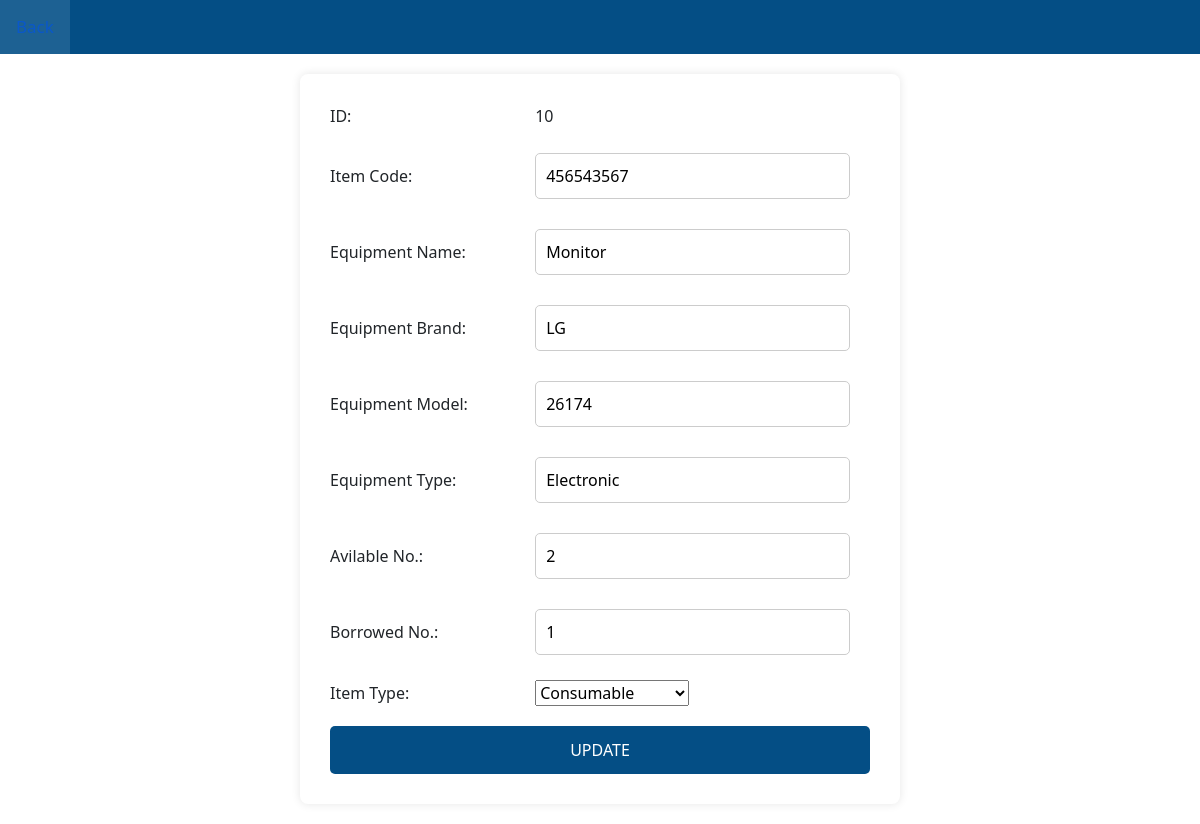
/edit.php?id=10, run on the app's committed database.
### tables this page shows
CREATE TABLE `inventory` (
  `id` int(11) NOT NULL,
  `item_code` char(100) NOT NULL,
  `equipment_name` char(100) NOT NULL,
  `equipment_brand` char(100) NOT NULL,
  `equipment_model` char(100) NOT NULL,
  `equipment_type` char(100) NOT NULL,
  `quantity` int(11) NOT NULL,
  `request` int(11) NOT NULL,
  `borrow_no` int(11) NOT NULL,
  `item_type` text NOT NULL
);

### edit.php (the view, shortened to what this page needs)
<?php
    include_once("config.php");
    $id=$_REQUEST['id'];
	$itemCode="";
	$equipName="";
	$equipBrand="";
	$equipType="";
	$quantity="";
    $borrow_no="";
    $item_type="";
	$rs=mysqli_query($mysqli,"select * from inventory where id=$id");
	if($result=mysqli_fetch_array($rs))
	{
		$itemCode=$result['item_code'];
		$equipName=$result["equipment_name"];
		$equipBrand=$result["equipment_brand"];
		$equipModel=$result["equipment_model"];
		$equipType=$result["equipment_type"];
		$quantity=$result["quantity"];
        $borrow_no=$result["borrow_no"];
        $item_type=$result["item_type"];
	}
?>
<!DOCTYPE html>
<html>
	<head>
		<link href="https://cdn.jsdelivr.net/npm/bootstrap@5.0.2/dist/css/bootstrap.min.css" rel="stylesheet"></head>
	</head>
	<body>
		<div class="sidebar">
			<a href="index.php">Back</a>
		</div>
		<form method="post" action="update_inventory.php">
        <table>
            <tr>
                <td>ID:</td>
                <td><?php echo $id ?></td>
            </tr>
            <tr>
                <td>Item Code:</td>
                <td><input type="text" name="update_itemCode" value="<?php echo $itemCode; ?>" placeholder="Enter the item code" required></td>
            </tr>
            <tr>
                <td>Equipment Name:</td>
                <td><input type="text" name="update_equipName" value="<?php echo $equipName; ?>" placeholder="Equipment name" required></td>
            </tr>
            <tr>
                <td>Equipment Brand:</td>
                <td><input type="text" name="update_equipBrand" value="<?php echo $equipBrand; ?>" placeholder="Equipment brand" required></td>
            </tr>
            <tr>
                <td>Equipment Model:</td>
                <td><input type="text" name="update_equipModel" value="<?php echo $equipModel; ?>" placeholder="Equipment model" required></td>
            </tr>
            <tr>
                <td>Equipment Type:</td>
                <td><input type="text" name="update_equipType" value="<?php echo $equipType; ?>" placeholder="Enter the equipment type" required></td>
            </tr>
            <tr>
                <td>Avilable No.:</td>
                <td><input type="number" name="update_quantity" value="<?php echo $quantity; ?>" placeholder="Quantity" required></td>
            </tr>
            <tr>
                <td>Borrowed No.:</td>
                <td><input type="number" name="update_borrow_no" value="<?php echo $borrow_no; ?>" placeholder="Quantity" required></td>
            </tr>
            <tr>
            <tr>
                <td>Item Type:</td>
                <td>
                    <select name="update_item_type" required>
                    <option value="consumable" <?php echo ($item_type === 'consumable') ? 'selected' : ''; ?>>Consumable</option>
                    </select>
                </td>
            </tr>
            <tr>
                <td align="center" colspan="2"><input type="submit" name="btnSubmit" value="UPDATE"></td>
            </tr>
        </table>
    </form>
	</body>
</html>

### edit.php (style rules this page uses)
* { box-sizing: border-box; margin: 0; padding: 0; }
body { font-family: Arial, sans-serif; background-color: #f0f0f0; }
body { font-family: Arial, sans-serif; margin: 0; padding: 0; }
.sidebar { width: 100%; background-color: #044e85; overflow: hidden; }
.sidebar a { float: left; display: block; color: white; text-align: center; padding: 14px 16px; text-decoration: none; font-size: 17px; }
form { max-width: 600px; margin: 20px auto; padding: 20px; background-color: white; border-radius: 8px; box-shadow: 0 0 10px rgba(0, 0, 0, 0.1); }
table { width: 100%; }
td { padding: 10px; }
input[type="text"], input[type="number"] { width: calc(100% - 20px); padding: 10px; border: 1px solid #ccc; border-radius: 5px; margin: 5px 0; }
input[type="submit"] { width: 100%; background-color: #044e85; color: white; padding: 12px 20px; border: none; border-radius: 5px; cursor: pointer; font-size: 16px; }

### data on the page
inventory: update_itemCode "456543567", update_equipName "Monitor", update_equipBrand "LG", update_equipModel "26174", update_equipType "Electronic", update_quantity "2", update_borrow_no "1", update_item_type "Consumable"

### other printed values
$id "10"
